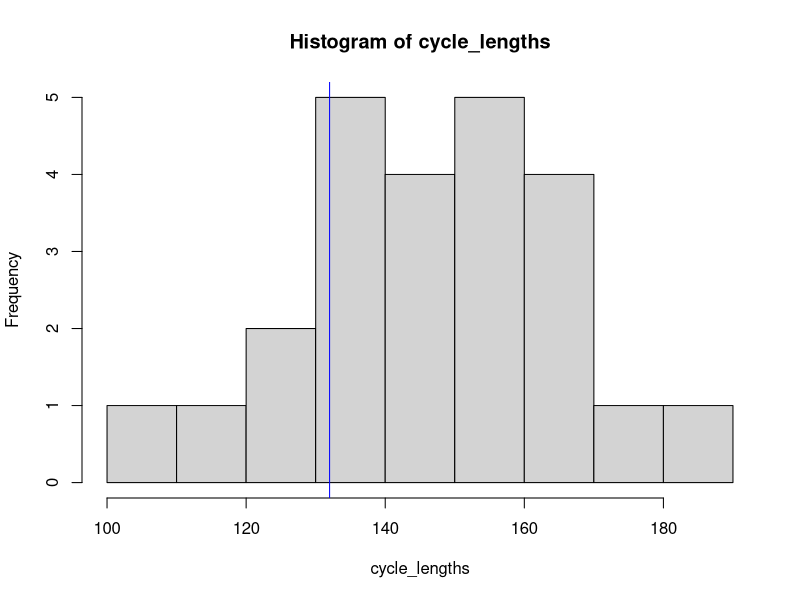
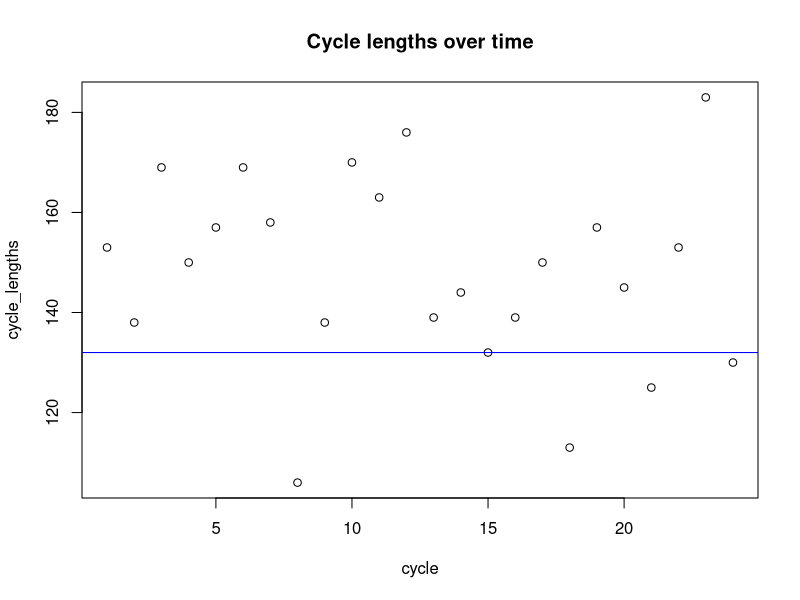

The R source for these figures, in order:
## ---- chunk 1
library(knitr)
## ---- chunk 2
        c("A.z", "B.y", "C.x", "D.w", "E.v", "F.u", "G.t", "H.s", "I.r", "J.q", "K.p", "L.o", "M.n", "N.m", "O.l", "P.k", "Q.j", "R.i", "S.h", "T.g", "U.f", "V.e", "W.d", "X.c", "Y.b", "Z.a")
## ---- chunk 3
        paste(LETTERS,rev(letters),sep='.')
## ---- chunk 4
        c("1(a)", "1(b)", "1(c)", "2(a)", "2(b)", "2(c)", "3(a)", "3(b)", "3(c)")
## ---- chunk 5
        paste(rep(1:3, each=3),'(', rep(letters[1:3], times=3), ')', sep='')
## ---- chunk 6
         getTSlabels <- function(ts, freqNames) {
           l <- length(ts)
           f <- frequency(ts)
           paste(rep(freqNames, times=l/f), rep(unique(floor(time(ts))), each=f))
         }
        
         head(getTSlabels(co2, month.abb))
         tail(getTSlabels(co2, month.abb))
## ---- chunk 7
    cycle_lengths <- c(153,138,169,150,157,169,158,106,138,170,163,176,139,144,132,139,150 , 113,157,145, 125, 153, 183, 130)
## ---- chunk 8
      cycle_lengths
## ---- chunk 9
      hist(cycle_lengths)
      abline(v=11*12, col='blue')
## ---- chunk 10
      plot(1:24, cycle_lengths, xlab='cycle', main='Cycle lengths over time')
      abline(h=11*12, col='blue')
